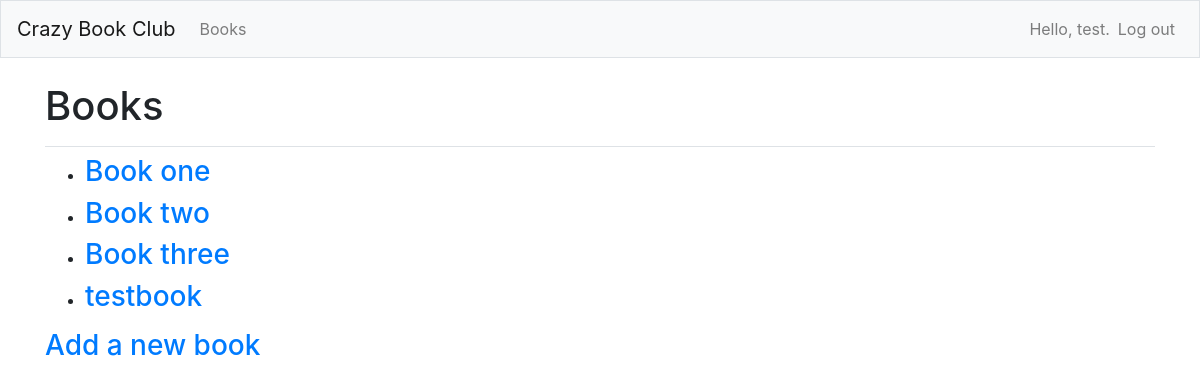
/books/ (signed in), run on the app's committed database.
### crazy_book/models.py (models this page shows)
class Book(models.Model):
    name = models.CharField(max_length = 50) # the name of the book
    authors = models.JSONField() # author(s) of the book
    year_published = models.IntegerField() # year the book was published
    date_added = models.DateTimeField(auto_now_add = True)
    date_modified = models.DateTimeField(auto_now_add = True)
    owner = models.ForeignKey(User, on_delete=models.CASCADE)
    def __str__(self):
        return self.name

### crazy_book/views.py (the view)
# urls.py: path('books/', views.books, name='books'),
def books(request):
    books = Book.objects.order_by('date_added')
    context = {'books': books}
    return render(request, 'crazy_book/books.html', context)

### crazy_book/templates/crazy_book/books.html
{% extends "crazy_book/base.html" %}
{% block page_header %}
    <h1>Books</h1>
{% endblock page_header %}
{% block content %}
    <ul>
        {% for book in books %}
            <li><h3>
                <a href="{% url 'crazy_book:book' book.id %}">{{ book }}</a>
            </h3></li>
        {% empty %}
            <li><h3>No books have been added yet.</h3></li>
        {% endfor %}
    </ul>
    <h3><a href="{% url 'crazy_book:new_book' %}">Add a new book</a></h3>
    {% endblock content %}

### crazy_book/templates/crazy_book/base.html (shortened to what this page needs)
{% load bootstrap4 %}
<!doctype html>
<html lang="en">
<head>
    {% bootstrap_css %}
</head>
<body>
    <nav class="navbar navbar-expand-md navbar-light bg-light mb-4 border">
        <a class="navbar-brand" href="{% url 'crazy_book:index'%}">
            Crazy Book Club</a>
            <div class="collapse navbar-collapse" id="navbarCollapse">
                <ul class="navbar-nav mr-auto">
                    <li class="nav-item">
                        <a class="nav-link" href="{% url 'crazy_book:books'%}">
                            Books</a></li>
                </ul>
                <ul class="navbar-nav ml-auto">
                    {% if user.is_authenticated %}
                    <li class="nav-item">
                        <span class="navbar-text"}">Hello, {{ user.username }}.</span>
                    </li>
                    <li class="nav-item">
                        <a class="nav-link" href="{% url 'users:logout' %}">Log out</a>
                    </li>
                    {% else %}
                    <li class="nav-item">
                        <a class="nav-link" href="{% url 'users:register' %}">Register</a>
                    </li>
                    <li class="nav-item">
                        <a class="nav-link" href="{% url 'users:login' %}">Log in</a></li>
                    {% endif %}
                </ul>
            </div>
    </nav>
    <main role="main" class="container">
        <div class="pb-2 mb-2 border-bottom">
            {% block page_header %}{% endblock page_header %}
        </div>
        <div>
            {% block content %}{% endblock content %}
        </div>
    </main>
</body>
</html>

### data on the page
Book: name "Book one"
Book: name "Book two"
Book: name "Book three"
Book: name "testbook"

### other printed values
{{ user.username }} "test"
